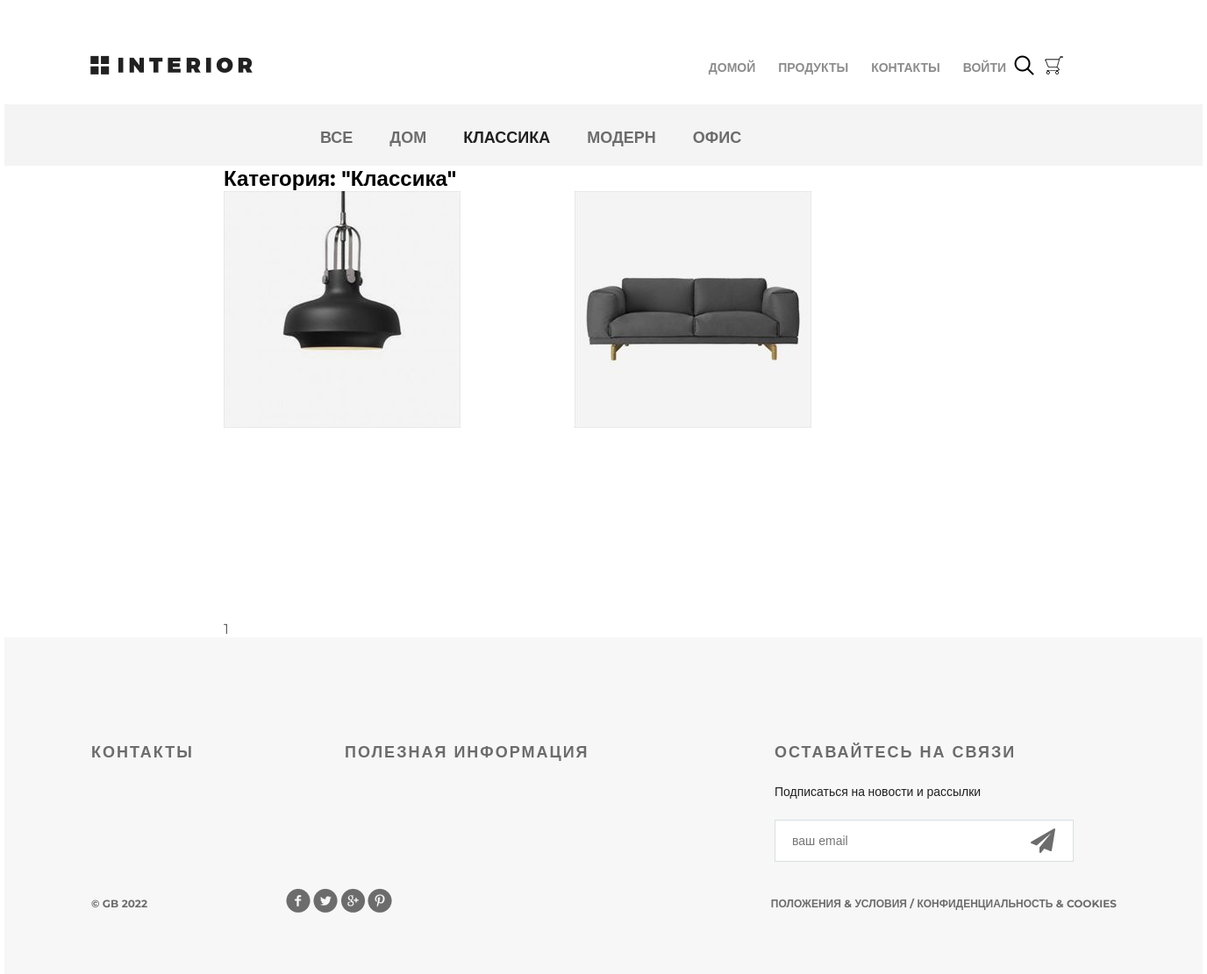
Screenshot of /products/category/2/ with the database file from the repository.
### mainapp/models.py (models this page shows, shortened)
class ProductCategory(models.Model):    # Категории
    name = models.CharField(verbose_name='имя', max_length=64, unique=True)
    description = models.TextField(verbose_name='описание', blank=True)
    is_active = models.BooleanField(verbose_name='активна', default=True)
    class Meta:
        verbose_name = 'категория'
        verbose_name_plural = 'категории'
        ordering = ('name',)

class Product(models.Model):    # Продукты
    category = models.ForeignKey(ProductCategory, on_delete=models.CASCADE)
    name = models.CharField(verbose_name='имя продукта', max_length=128)
    image = models.ImageField(upload_to='products_images', blank=True)
    short_desc = models.CharField(verbose_name='краткое описание продукта',
                                  max_length=60, blank=True)
    description = models.TextField(verbose_name='описание продукта', blank=True)
    price = models.DecimalField(verbose_name='цена продукта', max_digits=8,
                                decimal_places=2, default=0)
    quantity = models.PositiveIntegerField(verbose_name='количество на складе',
                                       default=0)
    class Meta:
        verbose_name = 'продукт'
        verbose_name_plural = 'продукты'

### mainapp/views.py (the view, shortened to what this page needs)
# urls.py: path('products/', include('mainapp.urls', namespace='products')),
def products(request, pk=None):
    title = 'продукты'
    links_menu = ProductCategory.objects.all()
    basket = []
    if pk is not None:
        if pk == 0:
            products = Product.objects.all().order_by('price')
            category = {'name': 'Все'}
        else:
            category = get_object_or_404(ProductCategory, pk=pk)
            products = Product.objects.filter(category__pk=pk).order_by('price')
        page = request.GET.get('page')  # получаем станицу
        paginanion = Paginator(products, 2)  # Складываем список продуктов и лиминт 2 объекта от => page
        try:
            pagineted_products = paginanion.page(page)  # итоговой объект для страницы квери сет со страницами
        except PageNotAnInteger:
            pagineted_products = paginanion.page(1)
        except EmptyPage:
            pagineted_products = paginanion.page(paginanion.num_pages)  # Количество страниц всего
        content = {
            'title': 'Категория продуктов',
            'links_menu': links_menu,
            'products': pagineted_products,
            'category': category
        }
        return render(request, 'mainapp/products_list.html', content)

### adminapp/templatetags/my_tags.py (called while the page is built)
def media_folder_products(path_to_folder):
    if not path_to_folder:
        path_to_folder = 'products_images/default.jpg'
    return f'{settings.MEDIA_URL}{path_to_folder}'

### mainapp/templates/mainapp/products_list.html (shortened to what this page needs)
{% extends 'mainapp/base.html' %}
{% load static %}
{% load my_tags %}
{% block menu %}
    <div class="hero-white">
        <div class="header clearfix">
            {% include 'mainapp/includes/inc_main_manu.html' %}
        </div>
    </div>
{% endblock %}
{% block content %}
    <div class="container">
        <div class="details">
            <div class="links clearfix">
                {% include 'mainapp/includes/inc_categories_menu.html' %}
            </div>
            <div class="products_list">
                <div class="clearfix">
                    <h2>Категория: "{{ category.name|title }}"</h2>
                </div>
                <div class="related-products clearfix">
                    {% for product in products %}
                        <div class="block">
                            <a href="{% url 'products:product' product.pk %}">
                                <img src="{{ product.image|media_folder_products }}" alt="product">
                            </a>
                        </div>
                    {% endfor %}
                </div>
                <div class="pagination">
                        {% for item in products.paginator.page_range %}
                            {% if item == products.numder %}
                                <span>{{ item }}</span>
                            {% else %}
                                <a href="?page{{ item }}">{{ item }}</a>
                            {% endif %}
                        {% endfor %}
                    </div>
                </div>
        </div>
    </div>
    <div class="clr"></div>
{% endblock %}

### mainapp/templates/mainapp/includes/inc_categories_menu.html
<ul class="links-menu">
    <li>
        <a href="{% url 'products:category' 0 %}"
           class="{% if request.resolver_match.kwargs.pk == '0' %} active{% endif %}">
            все
        </a>
    </li>
    {% for link in links_menu %}
        <li>
            <a href="{% url 'products:category' link.pk %}"
                    {% if request.resolver_match.kwargs.pk|add:'0' == link.pk %}
                        class="active"
                    {% endif %}> {{ link.name }}
            </a>
        </li>
    {% endfor %}
</ul>

### static/css/style.css (style rules this page uses)
* { margin: 0; padding: 0; }
body { font-family: 'Montserrat', sans-serif; }
html, body { height: 100%; }
.products_list { margin-left: 250px; }
.products_list a { color: #555; text-decoration: none; }
.clr { height: 384px; }
.container { width: 1366px; margin: 0 auto; min-height: 100%; }
.clearfix:after { content: ""; display: block; clear: both; }
.hero-white { background-color: #fff; height: 119px; padding-left: 98px; padding-right: 211px; position: relative; }
.links { height: 70px; background-color: #f4f4f4; position: relative; padding-left: 360px; }
.links-menu { margin: 27px auto 0px; position: absolute; }
.links-menu li { float: left; list-style-type: none; padding-right: 42px; }
.links-menu li a { text-decoration: none; color: #6c6c6c; font-size: 18px; font-weight: 700; text-transform: uppercase; }
.links-menu .active { color: #212121; font-size: 18px; font-weight: 700; }
.related-products { margin-bottom: 120px; }
.related-products .block a img { float: left; }
.related-products .block { float: left; margin-right: 30px; display: block; height: 370px; width: 370px; position: relative; }

### rows the page displays
ProductCategory: name "ДОМ"
ProductCategory: name "КЛАССИКА", name "Классика"
ProductCategory: name "МОДЕРН"
ProductCategory: name "ОФИС"
Product: image|media_folder_products (picture)
Product: image|media_folder_products (picture)

### other values shown
{{ item }} "1"
